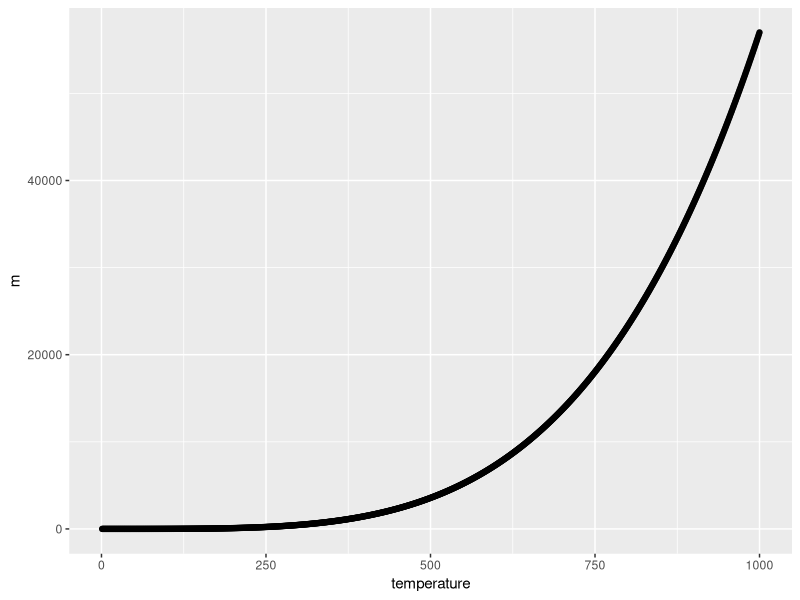
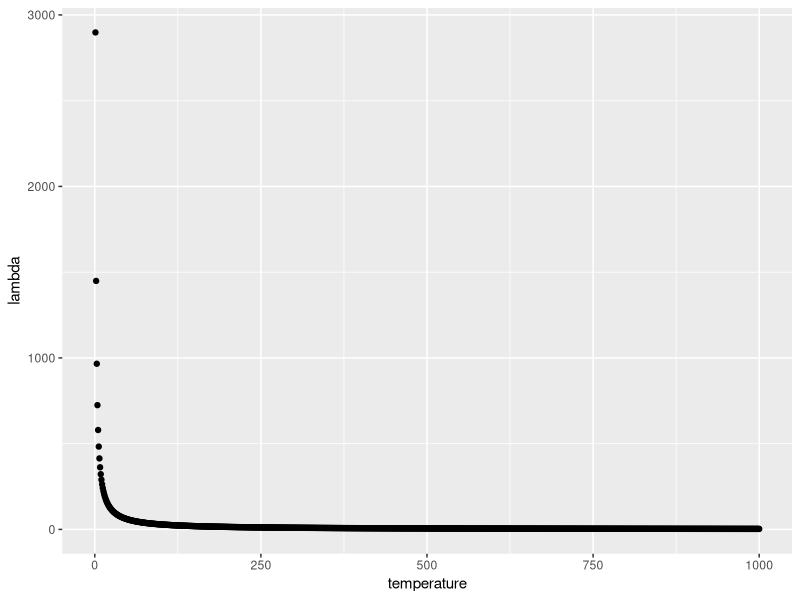

Write R code to recreate these figures, in order.
library(tidyverse)

example <- data.frame(temperature = c(1:1000)) %>% 
  mutate(m = (5.7*10^-8)*temperature^4,
         lambda = 2898/temperature)

# how much radiation is emitted as temperature increases
ggplot(data = example) +
  geom_point(aes(x = temperature, y = m))

# wavelength of radiation that comes off of an object as temperature increases
ggplot(data = example) +
  geom_point(aes(x = temperature, y = lambda))
